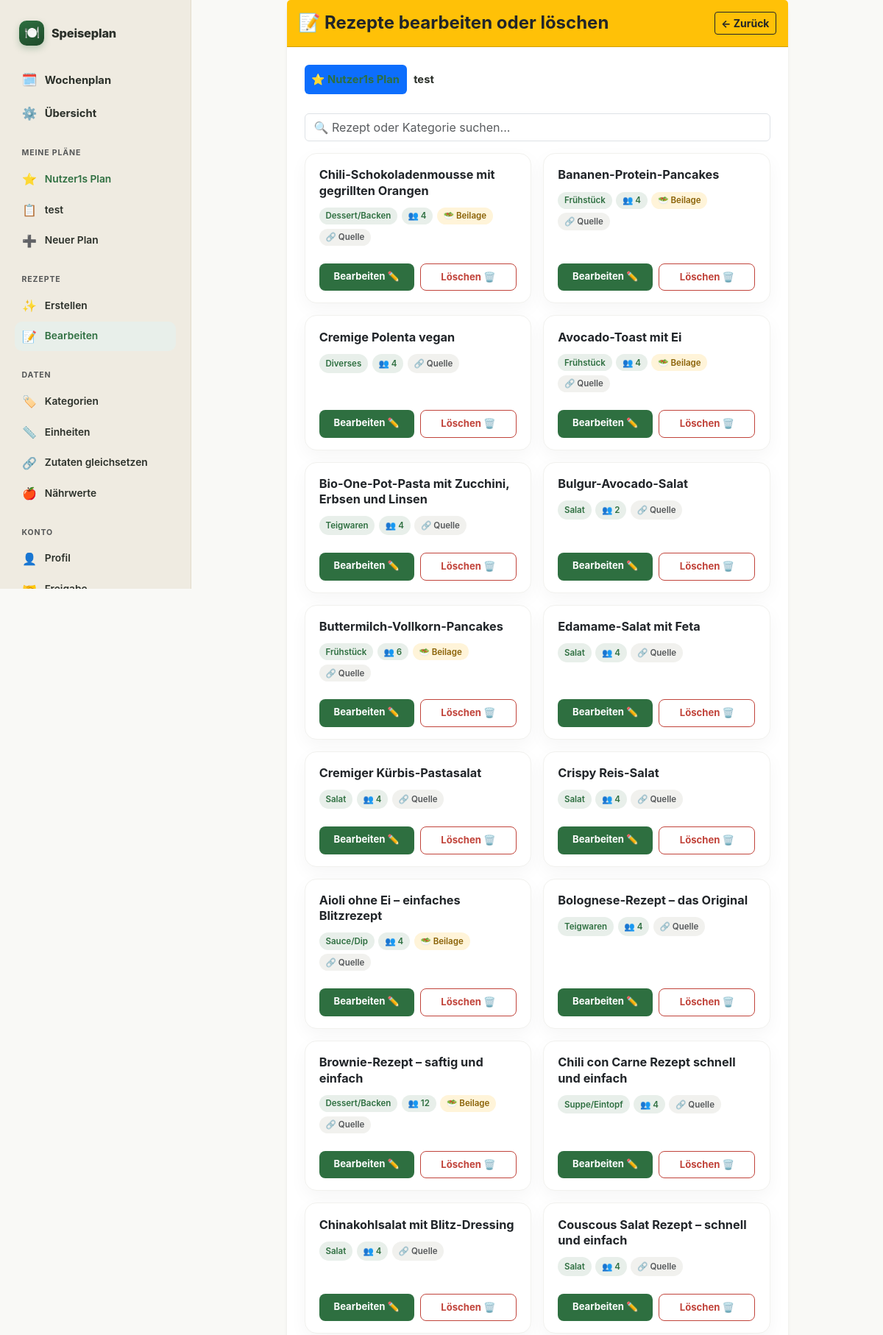
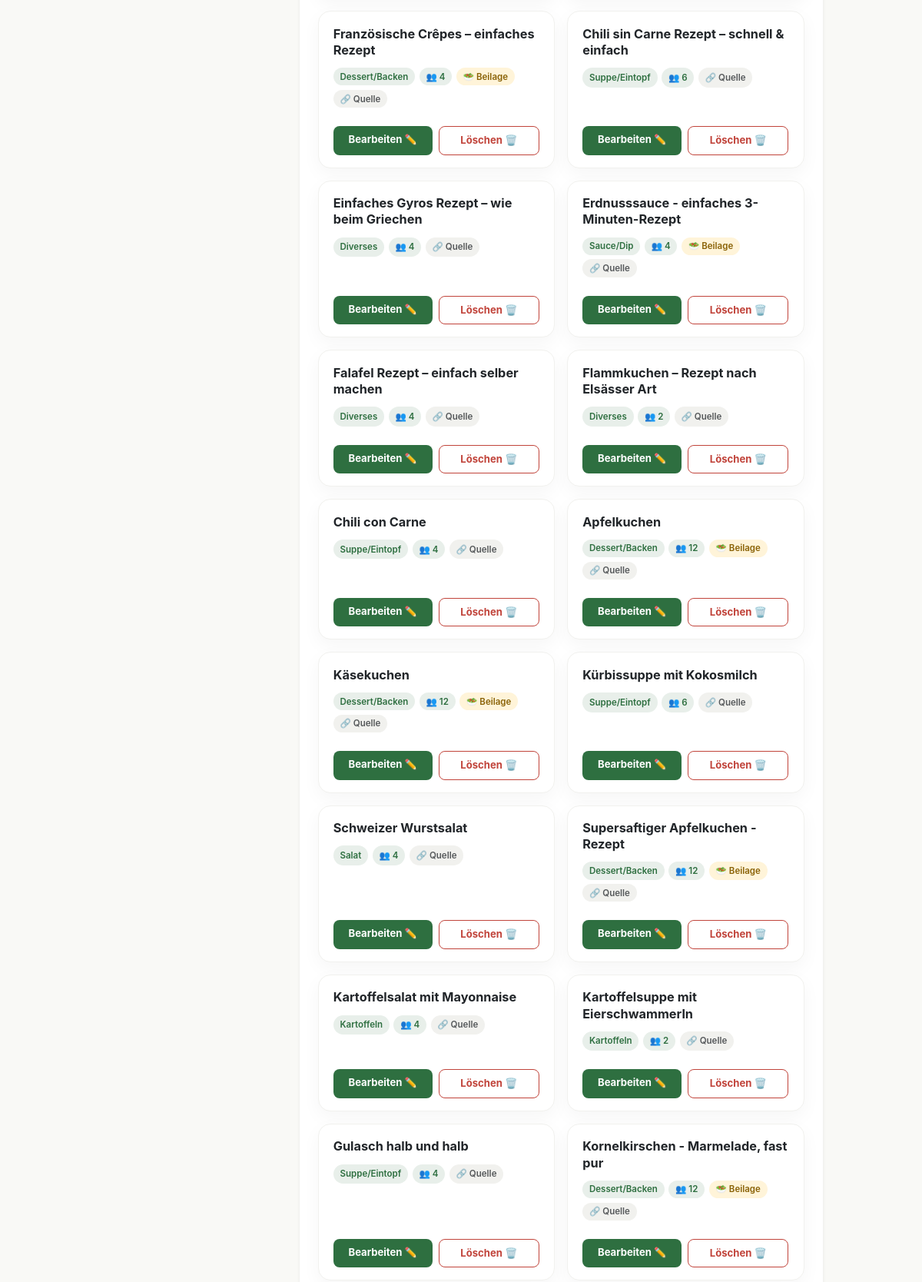
/manage/recipe/edit-list (signed in, upper part), run on the app's committed database (2 pictures, top to bottom).
### models.py (models this page shows)
class PlanMembership(db.Model):
    id = db.Column(db.Integer, primary_key=True)
    plan_id = db.Column(db.Integer, db.ForeignKey('plan.id'), nullable=False, index=True)
    user_id = db.Column(db.Integer, db.ForeignKey('user.id'), nullable=False, index=True)
    is_starred = db.Column(db.Boolean, default=False, nullable=False)
    show_in_week_overview = db.Column(db.Boolean, default=True, nullable=False)
    __table_args__ = (db.UniqueConstraint('plan_id', 'user_id', name='uq_plan_membership_plan_id_user_id'),)
    plan = db.relationship('Plan')
    user = db.relationship('User')

class Plan(db.Model):
    id = db.Column(db.Integer, primary_key=True)
    name = db.Column(db.String(100), nullable=False)
    owner_user_id = db.Column(db.Integer, db.ForeignKey('user.id'), nullable=False)
    created_at = db.Column(db.DateTime, default=db.func.now())
    owner = db.relationship('User', foreign_keys=[owner_user_id])

class Recipe(db.Model):
    id = db.Column(db.Integer, primary_key=True)
    name = db.Column(db.String(100), nullable=False)
    owner_plan_id = db.Column(db.Integer, db.ForeignKey('plan.id'), nullable=False, index=True)
    category_id = db.Column(db.Integer, db.ForeignKey('category.id'), nullable=False)
    is_side_dish = db.Column(db.Boolean, default=False, nullable=False)
    is_favorite = db.Column(db.Boolean, default=False, nullable=False)
    servings = db.Column(db.Integer, nullable=False, default=2)
    calories = db.Column(db.Integer, default=0)
    protein = db.Column(db.Float, default=0.0)
    carbs = db.Column(db.Float, default=0.0)
    fat = db.Column(db.Float, default=0.0)
    nutrition_override = db.Column(db.Boolean, default=False, nullable=False)
    source_url = db.Column(db.String(500), nullable=True)
    instructions = db.Column(db.Text, nullable=True)
    updated_at = db.Column(db.DateTime, default=db.func.now())
    category = db.relationship('Category', backref=db.backref('recipes', lazy=True))
    owner_plan = db.relationship('Plan', foreign_keys=[owner_plan_id])
    ingredients = db.relationship('Ingredient', backref='recipe', cascade="all, delete-orphan")
    seasons = db.relationship('RecipeSeason', backref='recipe', cascade="all, delete-orphan")
    plan_links = db.relationship('RecipePlanLink', backref='recipe', cascade="all, delete-orphan")

class Category(db.Model):
    id = db.Column(db.Integer, primary_key=True)
    plan_id = db.Column(db.Integer, db.ForeignKey('plan.id'), nullable=False, index=True)
    name = db.Column(db.String(50), nullable=False)
    __table_args__ = (db.UniqueConstraint('plan_id', 'name', name='uq_category_plan_id_name'),)

### routes/recipes.py (the view)
@recipes_bp.route('/manage/recipe/edit-list')
def recipe_edit_list_view():
    user = current_user()
    plan_id = selected_plan_id(request.args, user)
    recipes = visible_recipes_query(plan_id).all()
    recipe_labels = {recipe.id: format_recipe_seasons(recipe) for recipe in recipes}
    return render_template(
        'recipe_edit_list.html', recipes=recipes, recipe_labels=recipe_labels, own_plan_id=plan_id,
        plan_id=plan_id, user_plans=user_plan_memberships(user),
    )

### templates/recipe_edit_list.html (shortened to what this page needs)
{% extends 'base.html' %}
{% block content %}
<div class="row justify-content-center">
    <div class="col-12 col-md-9">
        <div class="card shadow-sm border-0">
            <div class="card-header bg-warning text-dark py-3 d-flex justify-content-between align-items-center">
                <h4 class="card-title mb-0 fw-bold">📝 Rezepte bearbeiten oder löschen</h4>
                <a href="/manage" class="btn btn-sm btn-outline-dark fw-bold"><- Zurück</a>
            </div>
            <div class="card-body p-4">
                {% if user_plans|length > 1 %}
                <ul class="nav nav-pills mb-4">
                    {% for membership in user_plans %}
                    <li class="nav-item">
                        <a class="nav-link {% if membership.plan_id == plan_id %}active{% endif %}" href="{{ url_for(request.endpoint, plan_id=membership.plan_id) }}">
                            {{ '⭐ ' if membership.is_starred }}{{ membership.plan.name }}
                        </a>
                    </li>
                    {% endfor %}
                </ul>
                {% endif %}
                {% if recipes %}
                <input type="text" id="recipeFilter" class="form-control mb-3" placeholder="🔍 Rezept oder Kategorie suchen..." autocomplete="off">
                {% endif %}
                {% if recipes %}
                <div class="recipe-grid" id="recipeList">
                    {% for recipe in recipes %}
                    <div class="recipe-card recipe-list-row" data-search="{{ recipe.name|lower }} {{ recipe.category.name|lower }}">
                        <div class="rc-head">
                            <span class="rc-name">{{ recipe.name }}</span>
                        </div>
                        <div class="rc-tags">
                            <span class="chip chip-fact">{{ recipe.category.name }}</span>
                            <span class="chip chip-fact">👥 {{ recipe.servings }}</span>
                            {% if recipe.is_side_dish %}
                            <span class="chip chip-flag">🥗 Beilage</span>
                            {% endif %}
                            {% if recipe.source_url %}
                            <a href="{{ recipe.source_url }}" target="_blank" rel="noopener noreferrer" class="chip chip-linked text-decoration-none" title="Quelle öffnen">🔗 Quelle</a>
                            {% endif %}
                        </div>
                        <div class="rc-spacer"></div>
                        <div class="rc-actions">
                            <a href="{{ url_for('recipes.recipe_edit_view', id=recipe.id, plan_id=plan_id) }}" class="rc-btn-edit">
                                Bearbeiten ✏️
                            </a>
                            {% if recipe.owner_plan_id == own_plan_id %}
                            <button type="button" class="rc-btn-delete" onclick="deleteRecipeSafely({{ recipe.id }}, '{{ recipe.name }}')">
                                Löschen 🗑️
                            </button>
                            {% endif %}
                        </div>
                    </div>
                    {% endfor %}
                </div>
                {% else %}
                <div class="text-center p-5 text-muted">Noch keine Essen eingetragen.</div>
                {% endif %}
            </div>
        </div>
    </div>
</div>
{% endblock %}

### templates/base.html (shortened to what this page needs)
<!DOCTYPE html>
<html lang="de">
<head>
    <link rel="stylesheet" href="{{ url_for('static', filename='bootstrap.min.css') }}" type="text/css">
    <link rel="stylesheet" href="{{ url_for('static', filename='style.css') }}?v={{ css_version }}" type="text/css">
</head>
<body>
    <div class="app-shell">
        <aside class="app-rail">
            <a class="rail-brand" href="/">
                <span class="mark">🍽️</span>
                <span class="name">Speiseplan</span>
            </a>
            <div class="nav-primary">
                <a class="nav-link {% if request.path == '/' or request.path.startswith('/plan') %}active{% endif %}" href="/"><span class="ic">🗓️</span>Wochenplan</a>
                <a class="nav-link {% if request.path == '/manage' %}active{% endif %}" href="/manage"><span class="ic">⚙️</span>Übersicht</a>
            </div>
            <div class="rail-section">
                <div class="rail-label">Meine Pläne</div>
                {% for membership in nav_user_plans %}
                <form method="POST" action="{{ url_for('auth.switch_plan', plan_id=membership.plan_id) }}">
                    <button type="submit" class="rail-link w-100 text-start border-0 bg-transparent {% if nav_current_plan and membership.plan_id == nav_current_plan.id %}active{% endif %}">
                        <span class="ic">{{ '⭐' if membership.is_starred else '📋' }}</span>{{ membership.plan.name }}
                    </button>
                </form>
                {% endfor %}
                <button type="button" class="rail-link w-100 text-start border-0 bg-transparent" data-bs-toggle="modal" data-bs-target="#createPlanModal">
                    <span class="ic">➕</span>Neuer Plan
                </button>
            </div>
            <div class="rail-section">
                <div class="rail-label">Rezepte</div>
                <a class="rail-link {% if request.path == '/manage/recipe/create' %}active{% endif %}" href="/manage/recipe/create"><span class="ic">✨</span>Erstellen</a>
                <a class="rail-link {% if request.path == '/manage/recipe/edit-list' or request.path.startswith('/manage/recipe/edit/') %}active{% endif %}" href="/manage/recipe/edit-list"><span class="ic">📝</span>Bearbeiten</a>
            </div>
            <div class="rail-section">
                <div class="rail-label">Daten</div>
                <a class="rail-link {% if request.path == '/manage/categories' %}active{% endif %}" href="/manage/categories"><span class="ic">🏷️</span>Kategorien</a>
                <a class="rail-link {% if request.path == '/manage/units' %}active{% endif %}" href="/manage/units"><span class="ic">📏</span>Einheiten</a>
                <a class="rail-link {% if request.path == '/manage/ingredient-aliases' %}active{% endif %}" href="/manage/ingredient-aliases"><span class="ic">🔗</span>Zutaten gleichsetzen</a>
                <a class="rail-link {% if request.path == '/manage/ingredient-nutrition' %}active{% endif %}" href="/manage/ingredient-nutrition"><span class="ic">🍎</span>Nährwerte</a>
            </div>
            <div class="rail-section">
                <div class="rail-label">Konto</div>
                <a class="rail-link {% if request.path == '/manage/account' %}active{% endif %}" href="/manage/account"><span class="ic">👤</span>Profil</a>
                <a class="rail-link {% if request.path == '/manage/sharing' %}active{% endif %}" href="/manage/sharing"><span class="ic">🤝</span>Freigabe</a>
            </div>
        </aside>
        <div class="app-content">
            <div class="container pb-5">
                {% block content %}{% endblock %}
            </div>
        </div>
    </div>
</body>
</html>

### data on the page
PlanMembership: is_starred "⭐", plan.name "Nutzer1s Plan"
PlanMembership: is_starred "📋", plan.name "test"
Recipe: name "Chili-Schokoladenmousse mit gegrillten Orangen", category.name "Dessert/Backen", servings "4", is_side_dish "🥗 Beilage"
Recipe: name "Bananen-Protein-Pancakes", category.name "Frühstück", servings "4", is_side_dish "🥗 Beilage"
Recipe: name "Cremige Polenta vegan", category.name "Diverses", servings "4"
Recipe: name "Avocado-Toast mit Ei", category.name "Frühstück", servings "4", is_side_dish "🥗 Beilage"
Recipe: name "Bio-One-Pot-Pasta mit Zucchini, Erbsen und Linsen", category.name "Teigwaren", servings "4"
Recipe: name "Bulgur-Avocado-Salat", category.name "Salat", servings "2"
Recipe: name "Buttermilch-Vollkorn-Pancakes", category.name "Frühstück", servings "6", is_side_dish "🥗 Beilage"
Recipe: name "Edamame-Salat mit Feta", category.name "Salat", servings "4"
Recipe: name "Cremiger Kürbis-Pastasalat", category.name "Salat", servings "4"
Recipe: name "Crispy Reis-Salat", category.name "Salat", servings "4"
Recipe: name "Aioli ohne Ei – einfaches Blitzrezept", category.name "Sauce/Dip", servings "4", is_side_dish "🥗 Beilage"
Recipe: name "Bolognese-Rezept – das Original", category.name "Teigwaren", servings "4"
Recipe: name "Brownie-Rezept – saftig und einfach", category.name "Dessert/Backen", servings "12", is_side_dish "🥗 Beilage"
Recipe: name "Chili con Carne Rezept schnell und einfach", category.name "Suppe/Eintopf", servings "4"
Recipe: name "Chinakohlsalat mit Blitz-Dressing", category.name "Salat", servings "4"
Recipe: name "Couscous Salat Rezept – schnell und einfach", category.name "Salat", servings "4"
Recipe: name "Französische Crêpes – einfaches Rezept", category.name "Dessert/Backen", servings "4", is_side_dish "🥗 Beilage"
Recipe: name "Chili sin Carne Rezept – schnell & einfach", category.name "Suppe/Eintopf", servings "6"
Recipe: name "Einfaches Gyros Rezept – wie beim Griechen", category.name "Diverses", servings "4"
Recipe: name "Erdnusssauce - einfaches 3-Minuten-Rezept", category.name "Sauce/Dip", servings "4", is_side_dish "🥗 Beilage"
Recipe: name "Falafel Rezept – einfach selber machen", category.name "Diverses", servings "4"
Recipe: name "Flammkuchen – Rezept nach Elsässer Art", category.name "Diverses", servings "2"
Recipe: name "Chili con Carne", category.name "Suppe/Eintopf", servings "4"
Recipe: name "Apfelkuchen", category.name "Dessert/Backen", servings "12", is_side_dish "🥗 Beilage"
Recipe: name "Käsekuchen", category.name "Dessert/Backen", servings "12", is_side_dish "🥗 Beilage"
Recipe: name "Kürbissuppe mit Kokosmilch", category.name "Suppe/Eintopf", servings "6"
Recipe: name "Schweizer Wurstsalat", category.name "Salat", servings "4"
Recipe: name "Supersaftiger Apfelkuchen - Rezept", category.name "Dessert/Backen", servings "12", is_side_dish "🥗 Beilage"
Recipe: name "Kartoffelsalat mit Mayonnaise", category.name "Kartoffeln", servings "4"
Recipe: name "Kartoffelsuppe mit Eierschwammerln", category.name "Kartoffeln", servings "2"
Recipe: name "Gulasch halb und halb", category.name "Suppe/Eintopf", servings "4"
Recipe: name "Kornelkirschen - Marmelade, fast pur", category.name "Dessert/Backen", servings "12", is_side_dish "🥗 Beilage"
